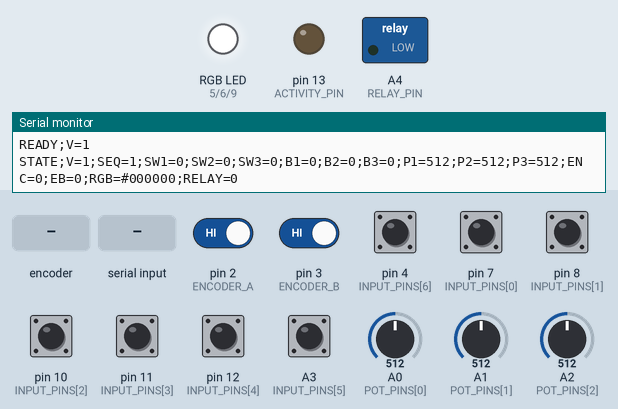
This sketch was run on a simulated Arduino Uno, built with avr-gcc and run on an emulated ATmega328P. Shown: switched loads named in the sketch (green lamp = pin HIGH), an RGB LED mixed from three pins (HIGH = lit), output pins drawn as LEDs (lit = HIGH), the last lines printed to the serial monitor. Dashed ring = blinking. The test bench sets the inputs (shaded band); at power-on: A3 (INPUT_PINS[5]), pin 2 (ENCODER_A), pin 3 (ENCODER_B), pin 4 (INPUT_PINS[6]), pin 7 (INPUT_PINS[0]), pin 8 (INPUT_PINS[1]), pin 10 (INPUT_PINS[2]), pin 11 (INPUT_PINS[3]), pin 12 (INPUT_PINS[4]) HIGH, A0 (POT_PINS[0]) = 512, A1 (POT_PINS[1]) = 512, A2 (POT_PINS[2]) = 512.

Above: at 1.2 s.
1.3 s: rotary encoder on pin 2 (ENCODER_A) / pin 3 (ENCODER_B) turned 3 steps (first pin leading)
At 1.48 s:
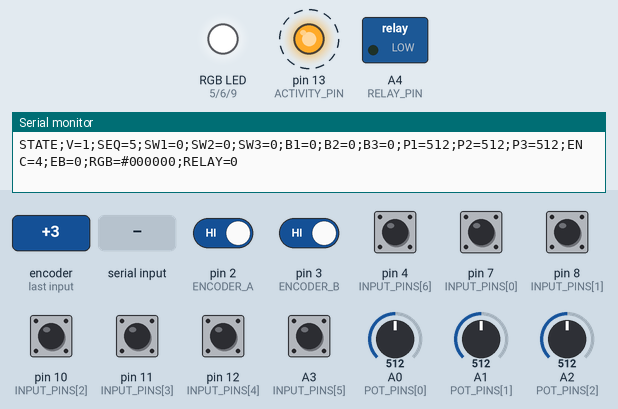
3.4 s: "0\n" received over Serial
At 4.4 s:
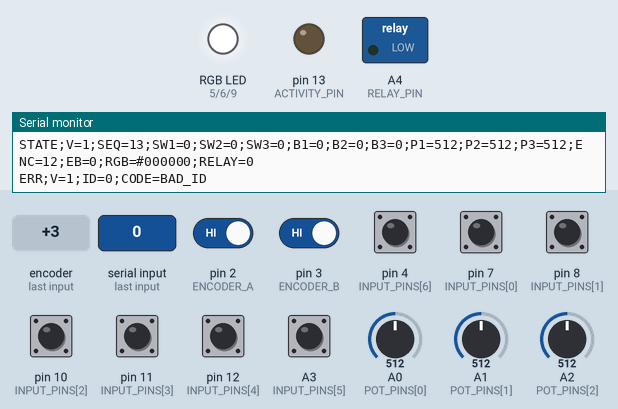
Timing chart, 0 to 6.4 s (numbered marks = the images above; inputs shaded):
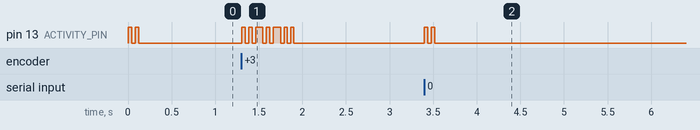

The sketch:

uno-r3-demo-cods.ino
```cpp
/*
  TOTEM LAB MCP CONTROL — ARDUINO KODA SKAIDROJUMS
  ================================================

  Prezentācijas kopija ar paskaidrojumiem latviešu valodā.
  Iešūšanai izmanto programmu mapē Projects/totem-mcp/firmware/totem_uno/.

  Aparatūra:
    - TotemDuino v1.9 — Arduino Uno R3 saderīga ATmega328P plate;
    - Totem MiniLab IO Side Panel v1.7.

  Programmas uzdevumi:
    1. Nolasīt 3 slēdžus, 3 pogas, 3 potenciometrus un enkoderi.
    2. Par izmaiņām uzreiz ziņot datoram pa USB Serial.
    3. No datora saņemt RGB LED un releja vadības komandas.
    4. Ar D13 LED parādīt seriālo datu apmaiņu.

  Divi datu virzieni:

    PANELIS → Arduino → USB Serial → Go MCP serveris → bridge → Codex CLI
    Codex → Go MCP serveris → USB Serial → Arduino → RGB/relejs

  Šajā failā iekļautas arī sākotnējā types.h datu struktūras, lai visu
  prezentācijā varētu izlasīt vienuviet. Demo fails nav paredzēts iešūšanai.
*/

#include <Arduino.h>       // Arduino funkcijas: pinMode, analogRead, Serial utt.
#include <avr/pgmspace.h> // PSTR glabā teksta sagataves Flash, taupot 2 KB SRAM.
#include <stdint.h>       // Fiksēta izmēra skaitļu tipi: uint8_t, uint32_t utt.
#include <stdio.h>        // snprintf_P teksta formatēšanai.
#include <stdlib.h>       // abs potenciometru starpības aprēķinam.
#include <string.h>       // strcmp, strncmp un strlen komandu apstrādei.

/*
  DATU STRUKTŪRAS
  ---------------
*/

// Mehānisks kontakts nospiešanas brīdī īslaicīgi "dreb". Debouncer glabā
// nefiltrēto un apstiprināto stāvokli, lai viena nospiešana nekļūtu par vairākām.
struct Debouncer {
  bool raw;           // Tūlītējais elektriskais lasījums.
  bool stable;        // Stāvoklis, kas bijis nemainīgs vismaz DEBOUNCE_MS.
  uint32_t changedAt; // Laiks, kad raw pēdējo reizi mainījās.
};

// Viena pilna paneļa stāvokļa kopija.
struct Snapshot {
  // Biti 0..2: slēdži A/B/C; 3..5: pogas A/B/C; 6: enkodera poga.
  uint8_t bits;
  uint16_t pots[3];         // Potenciometri 0..1023.
  int32_t encoder;          // Enkodera uzkrātais kustības skaitītājs.
  uint8_t red, green, blue, relay; // RGB 0..255; relejs 0 vai 1.
};

// Ziņojumu tipi, kurus Arduino var nosūtīt datoram.
enum FrameKind : uint8_t {
  READY_FRAME, // Plate ir startējusies.
  STATE_FRAME, // Fiziskā paneļa stāvoklis ir mainījies.
  ACK_FRAME,   // Datora komanda izpildīta.
  ERROR_FRAME, // Datora komanda nav derīga.
  GAP_FRAME    // Rinda pārpildījās un daži stāvokļi tika zaudēti.
};

enum ErrorCode : uint8_t {
  BAD_COMMAND,   // Nezināma komanda vai nepareizs lauku skaits.
  BAD_ID,        // ID nav derīgs pozitīvs skaitlis.
  BAD_VALUE,     // RGB vai releja vērtība nav derīga.
  BAD_VERSION,   // Komandā nav atbalstītā V=1.
  LINE_TOO_LONG, // Komanda neietilpst saņemšanas buferī.
  BAD_CHAR       // Komandā ir neatļauta vadības rakstzīme.
};

// Viens nosūtīšanai sagatavots ziņojums.
struct Frame {
  Snapshot state;
  uint32_t seq; // Secības numurs palīdz datoram pamanīt iztrūkumu.
  uint32_t id;  // Komandas ID; GAP gadījumā — zaudēto kadru skaits.
  uint8_t kind;
  uint8_t error;
};

/*
  LAIKI UN JUTĪBA
  ----------------

  Tie ir projekta iestatījumi, nevis ražotāja noteiktas vērtības.
*/

const uint32_t BAUD_RATE = 115200;     // USB Serial ātrums.
const uint16_t DEBOUNCE_MS = 15;       // Kontakta drebēšanas filtrs.
const uint16_t POT_SAMPLE_MS = 20;     // Potenciometrus lasa 50 reizes sekundē.
const uint16_t POT_DELTA = 4;          // Mazākas ADC svārstības uzskata par troksni.
const uint16_t ENCODER_REPORT_MS = 10; // Enkodera ziņošanas intervāls.
const uint16_t LED_BLINK_MS = 40;      // D13 mirgošanas solis.
const uint16_t LED_ACTIVITY_MS = 120;  // Pēc 120 ms klusuma D13 nodziest.
const int8_t ENCODER_DIRECTION = 1;    // Maina uz -1, ja virziens jāapgriež.

/*
  PIESLĒGUMI
  ----------

  Slēdži: A=D7, B=D8, C=D10
  Pogas:  A=D11, B=D12, C=A3
  Enkodera poga: D4
  Potenciometri: A=A0, B=A1, C=A2
  RGB: R=D5, G=D6, B=D9
  Relejs: A4
  Enkodera kanāli: A=D2, B=D3
  Datu aktivitātes LED: D13
*/

// Secība atbilst Snapshot.bits bitiem 0..6.
const uint8_t INPUT_PINS[7] = {7, 8, 10, 11, 12, A3, 4};
const uint8_t POT_PINS[3] = {A0, A1, A2};
const uint8_t RGB_R = 5, RGB_G = 6, RGB_B = 9;
const uint8_t RELAY_PIN = A4, ACTIVITY_PIN = 13;
const uint8_t ENCODER_A = 2, ENCODER_B = 3;

void stateFrame(uint8_t kind, uint32_t id = 0);

/*
  DARBA ATMIŅA
  ------------
*/

// 16 vietu riņķveida rinda ļauj turpināt nolasīt paneli, kamēr iepriekšējie
// ziņojumi vēl tiek sūtīti. Uno atmiņa ir maza, tāpēc rinda nav neierobežota.
const uint8_t QUEUE_SIZE = 16;
Frame queue[QUEUE_SIZE];
uint8_t queueHead = 0, queueCount = 0;

Debouncer inputs[7];
Snapshot current = {}; // Jaunākais pilnais stāvoklis; sākumā viss ir 0.

// volatile vajadzīgs, jo encoderInterrupt() šīs vērtības maina ārpus loop().
volatile uint32_t encoderTicks = 0;
volatile uint8_t encoderPhase = 0;

uint32_t sequence = 0, lostFrames = 0;
uint32_t lastPotSample = 0, lastEncoderReport = 0;

// Viena saņemtā komanda drīkst būt līdz 79 simboliem un nosūtāmā atbilde
// līdz 239 simboliem. Pēdējā vieta paliek C virknes beigu '\0' simbolam.
char receiveBuffer[80];
uint8_t receiveLength = 0;
bool discardLine = false;
uint8_t discardError = LINE_TOO_LONG;

char transmitBuffer[240];
uint16_t transmitLength = 0, transmitPosition = 0;

uint32_t lastActivity = 0, lastLEDToggle = 0;
bool trafficSeen = false, ledOn = false;

/*
  ENKODERS
  --------

  D2 un D3 pārtraukumi šo funkciju izsauc pie katras A vai B signāla malas.
  Tabula no iepriekšējās un jaunās AB fāzes nosaka kustības virzienu.
*/
void encoderInterrupt() {
  static const int8_t transitions[16] = {
    0, -1, 1, 0,
    1, 0, 0, -1,
    -1, 0, 0, 1,
    0, 1, -1, 0
  };

  const uint8_t phase =
      (digitalRead(ENCODER_A) << 1) | digitalRead(ENCODER_B);
  const int8_t delta =
      transitions[(encoderPhase << 2) | phase] * ENCODER_DIRECTION;

  // Viena derīga elektriskā pāreja ir viens skaitījums; tas nav obligāti
  // viens mehānisks enkodera klikšķis.
  encoderTicks += delta;
  encoderPhase = phase;
}

// ATmega328P ir 8 bitu procesors. Uz īsu brīdi izslēdz pārtraukumus, lai
// 32 bitu vērtība kopēšanas vidū netiktu daļēji izmainīta.
int32_t readEncoder() {
  noInterrupts();
  const uint32_t value = encoderTicks;
  interrupts();
  return static_cast<int32_t>(value);
}

/*
  D13 DATU AKTIVITĀTES LED
  -----------------------

  Katra saņemta vai nosūtīta baita laikā activity() atjauno aktivitātes laiku.
  updateLED() mirgo bez delay(), tāpēc pārējā programma netiek apturēta.
*/
void activity() {
  const uint32_t now = millis();
  if (!trafficSeen ||
      static_cast<uint32_t>(now - lastActivity) >= LED_ACTIVITY_MS) {
    ledOn = true;
    digitalWrite(ACTIVITY_PIN, HIGH);
    lastLEDToggle = now;
  }
  trafficSeen = true;
  lastActivity = now;
}

void updateLED() {
  const uint32_t now = millis();
  if (!trafficSeen ||
      static_cast<uint32_t>(now - lastActivity) >= LED_ACTIVITY_MS) {
    ledOn = false;
    digitalWrite(ACTIVITY_PIN, LOW);
  } else if (static_cast<uint32_t>(now - lastLEDToggle) >= LED_BLINK_MS) {
    ledOn = !ledOn;
    digitalWrite(ACTIVITY_PIN, ledOn ? HIGH : LOW);
    lastLEDToggle = now;
  }
}

/*
  RGB UN RELEJS
  -------------

  Paneļa RGB kanāli ir aktīvi ar zemu līmeni. Tāpēc lietotāja 255 jeb pilnu
  spilgtumu Arduino PWM izvada kā 0, bet izslēgtu 0 — kā 255.
*/
void applyOutputs() {
  analogWrite(RGB_R, 255 - current.red);
  analogWrite(RGB_G, 255 - current.green);
  analogWrite(RGB_B, 255 - current.blue);
  digitalWrite(RELAY_PIN, current.relay ? HIGH : LOW);
}

/*
  NOSŪTĀMO ZIŅOJUMU RINDA
  -----------------------
*/
bool enqueue(const Frame &frame) {
  if (queueCount == QUEUE_SIZE) return false;
  queue[(queueHead + queueCount) % QUEUE_SIZE] = frame;
  ++queueCount;
  return true;
}

// STATE un ACK vienmēr satur pilnu stāvokli, nevis tikai mainīto lauku.
void stateFrame(uint8_t kind, uint32_t id) {
  Frame frame = {};
  frame.kind = kind;
  frame.id = id;
  frame.seq = ++sequence;
  frame.state = current;
  if (!enqueue(frame) && lostFrames != UINT32_MAX) ++lostFrames;
}

void errorFrame(uint32_t id, uint8_t code) {
  Frame frame = {};
  frame.kind = ERROR_FRAME;
  frame.id = id;
  frame.error = code;
  // pumpReceive() lasa komandas tikai tad, kad rindā ir brīva vieta.
  enqueue(frame);
}

/*
  KOMANDU PALĪGFUNKCIJAS
  ---------------------
*/

// Pieņem tikai pozitīvu decimālu uint32_t bez pārpildes.
bool parseID(const char *text, uint32_t &value) {
  if (!text || !*text) return false;
  value = 0;
  while (*text) {
    if (*text < '0' || *text > '9') return false;
    const uint8_t digit = *text++ - '0';
    if (value > (UINT32_MAX - digit) / 10) return false;
    value = value * 10 + digit;
  }
  return value != 0;
}

// Pārvērš vienu 0..9, a..f vai A..F simbolu skaitlī 0..15.
int8_t hexDigit(char c) {
  if (c >= '0' && c <= '9') return c - '0';
  if (c >= 'a' && c <= 'f') return c - 'a' + 10;
  if (c >= 'A' && c <= 'F') return c - 'A' + 10;
  return -1;
}

/*
  DATORA KOMANDU APSTRĀDE
  ----------------------

  Atļautie formāti:

    GET;V=1;ID=1
    RGB;V=1;ID=2;VALUE=#FF0000
    RELAY;V=1;ID=3;VALUE=1

  V=1 ir seriālā protokola versija. ID ļauj datoram saprast, kuru komandu
  apstiprina saņemtais ACK. Nederīgus vai liekus laukus noraida.
*/
void command(char *line) {
  char *tokens[5] = {};
  uint8_t count = 0;
  tokens[count++] = line;

  // Semikolus aizstāj ar '\0', sadalot vienu buferi atsevišķās C virknēs.
  for (char *p = line; *p; ++p) {
    if (*p == ';') {
      *p = '\0';
      if (count == 5) {
        errorFrame(0, BAD_COMMAND);
        return;
      }
      tokens[count++] = p + 1;
    }
  }

  uint32_t id = 0;
  if (count < 3 ||
      strncmp(tokens[2], "ID=", 3) ||
      !parseID(tokens[2] + 3, id)) {
    errorFrame(0, BAD_ID);
    return;
  }
  if (strcmp(tokens[1], "V=1")) {
    errorFrame(id, BAD_VERSION);
    return;
  }

  // GET neko nemaina; tas atgriež jaunāko pilno stāvokli.
  if (!strcmp(tokens[0], "GET") && count == 3) {
    current.encoder = readEncoder();
    stateFrame(ACK_FRAME, id);
    return;
  }

  if (count != 4 || strncmp(tokens[3], "VALUE=", 6)) {
    errorFrame(id, BAD_COMMAND);
    return;
  }
  const char *value = tokens[3] + 6;

  if (!strcmp(tokens[0], "RGB")) {
    // Krāsai jābūt #RRGGBB formā ar sešiem heksadecimāliem cipariem.
    if (strlen(value) != 7 || value[0] != '#') {
      errorFrame(id, BAD_VALUE);
      return;
    }
    uint8_t channels[3];
    for (uint8_t i = 0; i < 3; ++i) {
      const int8_t hi = hexDigit(value[1 + 2 * i]),
                   lo = hexDigit(value[2 + 2 * i]);
      if (hi < 0 || lo < 0) {
        errorFrame(id, BAD_VALUE);
        return;
      }
      channels[i] = (hi << 4) | lo;
    }
    current.red = channels[0];
    current.green = channels[1];
    current.blue = channels[2];

  } else if (!strcmp(tokens[0], "RELAY")) {
    if (strcmp(value, "0") && strcmp(value, "1")) {
      errorFrame(id, BAD_VALUE);
      return;
    }
    current.relay = value[0] - '0';

  } else {
    errorFrame(id, BAD_COMMAND);
    return;
  }

  applyOutputs();
  current.encoder = readEncoder();

  // ACK apstiprina Arduino piemēroto programmas vērtību. Tas nav optisks
  // LED spilgtuma vai releja mehāniskā kontakta atgriezeniskais mērījums.
  stateFrame(ACK_FRAME, id);
}

/*
  SERIĀLO DATU SAŅEMŠANA
  ----------------------

  Baitus krāj līdz '\n'. '\r' ignorē, tāpēc der gan LF, gan CRLF rindas.
  Neatļautu vai pārāk garu rindu izlaiž līdz beigām un atbild ar kļūdu.
*/
void pumpReceive() {
  while (Serial.available() && queueCount < QUEUE_SIZE) {
    const char c = Serial.read();
    activity();
    if (c == '\r') continue;

    if (c == '\n') {
      if (discardLine) errorFrame(0, discardError);
      else if (receiveLength) {
        receiveBuffer[receiveLength] = '\0';
        command(receiveBuffer);
      }
      receiveLength = 0;
      discardLine = false;

    } else if (!discardLine) {
      if (c < 32 || c > 126) { discardLine = true; discardError = BAD_CHAR; }
      else if (receiveLength == sizeof(receiveBuffer) - 1) { discardLine = true; discardError = LINE_TOO_LONG; }
      else receiveBuffer[receiveLength++] = c;
    }
  }
}

/*
  ZIŅOJUMA FORMATĒŠANA
  --------------------

  READY paziņo startu. STATE satur pilnu stāvokli pēc starta, izmaiņas vai
  sinhronizācijas. ACK apstiprina komandu. ERR apraksta kļūdu. GAP brīdina,
  ka rindas pārpildes dēļ izlaisti kadri.

  Lauku saīsinājumi: SW=slēdzis, B=poga, P=potenciometrs, ENC=enkoders,
  EB=enkodera poga, RGB=krāsa un RELAY=relejs.
*/
void formatFrame(const Frame &frame) {
  int n = 0;

  if (frame.kind == READY_FRAME) {
    n = snprintf_P(
        transmitBuffer, sizeof(transmitBuffer), PSTR("READY;V=1\n"));

  } else if (frame.kind == GAP_FRAME) {
    n = snprintf_P(
        transmitBuffer, sizeof(transmitBuffer),
        PSTR("GAP;V=1;LOST=%lu\n"),
        static_cast<unsigned long>(frame.id));

  } else if (frame.kind == ERROR_FRAME) {
    const char *codes[] = {
      "BAD_COMMAND", "BAD_ID", "BAD_VALUE",
      "BAD_VERSION", "LINE_TOO_LONG", "BAD_CHAR"
    };
    n = snprintf_P(
        transmitBuffer, sizeof(transmitBuffer),
        PSTR("ERR;V=1;ID=%lu;CODE=%s\n"),
        static_cast<unsigned long>(frame.id), codes[frame.error]);

  } else {
    const Snapshot &s = frame.state;
    const bool ack = frame.kind == ACK_FRAME;
    n = snprintf_P(
        transmitBuffer, sizeof(transmitBuffer),
        PSTR("%s;V=1;SEQ=%lu;SW1=%u;SW2=%u;SW3=%u;B1=%u;B2=%u;B3=%u;P1=%u;P2=%u;P3=%u;ENC=%ld;EB=%u;RGB=#%02X%02X%02X;RELAY=%u"),
        ack ? "ACK" : "STATE", static_cast<unsigned long>(frame.seq),
        (s.bits >> 0) & 1, (s.bits >> 1) & 1, (s.bits >> 2) & 1,
        (s.bits >> 3) & 1, (s.bits >> 4) & 1, (s.bits >> 5) & 1,
        s.pots[0], s.pots[1], s.pots[2], static_cast<long>(s.encoder),
        (s.bits >> 6) & 1, s.red, s.green, s.blue, s.relay);

    if (n > 0 && n < static_cast<int>(sizeof(transmitBuffer))) {
      if (ack) n += snprintf_P(
          transmitBuffer + n, sizeof(transmitBuffer) - n,
          PSTR(";ID=%lu\n"), static_cast<unsigned long>(frame.id));
      else n += snprintf_P(
          transmitBuffer + n, sizeof(transmitBuffer) - n, PSTR("\n"));
    }
  }

  // Ja teksts neietilptu buferī, nenosūta nepilnu protokola rindu.
  transmitLength =
      n > 0 && n < static_cast<int>(sizeof(transmitBuffer)) ? n : 0;
  transmitPosition = 0;
}

/*
  SERIĀLO DATU NOSŪTĪŠANA
  -----------------------

  Atbildi sūta pa daļām atbilstoši brīvajai Serial bufera vietai. Programma
  negaida visas rindas nosūtīšanu un turpina apkalpot fizisko paneli.
*/
void pumpTransmit() {
  if (transmitPosition == transmitLength && queueCount) {
    formatFrame(queue[queueHead]);
    queueHead = (queueHead + 1) % QUEUE_SIZE;
    --queueCount;
  }
  while (transmitPosition < transmitLength &&
         Serial.availableForWrite() > 0) {
    Serial.write(
        static_cast<uint8_t>(transmitBuffer[transmitPosition++]));
    activity();
  }
}

/*
  PANEĻA NOLASĪŠANA
  -----------------

  Digitālajiem kontaktiem LOW nozīmē aktīvu stāvokli. Potenciometru mazās
  svārstības filtrē. Enkodera skaitītāju pārbauda ik pēc 10 ms. Ja kaut kas
  mainījies, izveido vienu STATE ar visu jauno stāvokli.
*/
void scanInputs() {
  const uint32_t now = millis();
  bool changed = false;

  // Slēdži, pogas un enkodera poga.
  for (uint8_t i = 0; i < 7; ++i) {
    const bool pressed = digitalRead(INPUT_PINS[i]) == LOW;
    if (pressed != inputs[i].raw) {
      inputs[i].raw = pressed;
      inputs[i].changedAt = now;
    }
    if (pressed != inputs[i].stable &&
        static_cast<uint32_t>(now - inputs[i].changedAt) >= DEBOUNCE_MS) {
      inputs[i].stable = pressed;
      if (pressed) current.bits |= 1 << i; else current.bits &= ~(1 << i);
      changed = true;
    }
  }

  // Potenciometri 0..1023. Galapunktus 0 un 1023 pieņem arī pie mazas
  // starpības, lai būtu iespējami precīzi 0% un 100%.
  if (static_cast<uint32_t>(now - lastPotSample) >= POT_SAMPLE_MS) {
    lastPotSample = now;
    for (uint8_t i = 0; i < 3; ++i) {
      const uint16_t sample = analogRead(POT_PINS[i]);
      const int difference =
          static_cast<int>(sample) - static_cast<int>(current.pots[i]);
      if (abs(difference) >= POT_DELTA ||
          ((sample == 0 || sample == 1023) && sample != current.pots[i])) {
        current.pots[i] = sample; changed = true;
      }
    }
  }

  if (static_cast<uint32_t>(now - lastEncoderReport) >= ENCODER_REPORT_MS) {
    lastEncoderReport = now;
    const int32_t value = readEncoder();
    if (value != current.encoder) { current.encoder = value; changed = true; }
  }

  if (changed) stateFrame(STATE_FRAME);
}

/*
  SETUP — IZPILDĀS VIENU REIZI
  ----------------------------

  Vispirms uzstāda drošus izeju līmeņus, pēc tam sagatavo ieejas, enkodera
  pārtraukumus un Serial. Beigās rindā ieliek READY un sākuma STATE.
*/
void setup() {
  // Relejs startā izslēgts.
  digitalWrite(RELAY_PIN, LOW);
  pinMode(RELAY_PIN, OUTPUT);

  // Aktīvi-zemais RGB startā izslēgts.
  digitalWrite(RGB_R, HIGH);
  digitalWrite(RGB_G, HIGH);
  digitalWrite(RGB_B, HIGH);
  pinMode(RGB_R, OUTPUT);
  pinMode(RGB_G, OUTPUT);
  pinMode(RGB_B, OUTPUT);

  digitalWrite(ACTIVITY_PIN, LOW);
  pinMode(ACTIVITY_PIN, OUTPUT);

  for (uint8_t i = 0; i < 7; ++i) {
    // Pirmajām sešām ieejām izmanto iekšējo pull-up, bet
    // enkodera pogai D4 — parastu INPUT atbilstoši paneļa pieslēgumam.
    pinMode(INPUT_PINS[i], i == 6 ? INPUT : INPUT_PULLUP);
    inputs[i].raw =
        inputs[i].stable = digitalRead(INPUT_PINS[i]) == LOW;
    if (inputs[i].stable) current.bits |= 1 << i;
  }

  for (uint8_t i = 0; i < 3; ++i) current.pots[i] = analogRead(POT_PINS[i]);

  pinMode(ENCODER_A, INPUT);
  pinMode(ENCODER_B, INPUT);
  encoderPhase =
      (digitalRead(ENCODER_A) << 1) | digitalRead(ENCODER_B);
  attachInterrupt(
      digitalPinToInterrupt(ENCODER_A), encoderInterrupt, CHANGE);
  attachInterrupt(
      digitalPinToInterrupt(ENCODER_B), encoderInterrupt, CHANGE);

  applyOutputs();
  Serial.begin(BAUD_RATE);

  Frame ready = {};
  ready.kind = READY_FRAME;
  enqueue(ready);
  stateFrame(STATE_FRAME);
}

/*
  LOOP — ATKĀRTOJAS NEPĀRTRAUKTI
  -----------------------------

  Nav delay(), tāpēc sūtīšana, nolasīšana, komandu saņemšana un LED
  indikācija regulāri saņem izpildes laiku.
*/
void loop() {
  pumpTransmit(); // Turpina nosūtīt rindas vecāko ziņojumu.
  scanInputs();   // Nolasa fizisko paneli.

  // Pēc rindas pārpildes nosūta GAP un jaunu pilnu STATE, lai dators varētu
  // atjaunot pareizu stāvokli arī tad, ja starpstāvokļi tika zaudēti.
  if (lostFrames && queueCount <= QUEUE_SIZE - 2) {
    Frame gap = {};
    gap.kind = GAP_FRAME;
    gap.id = lostFrames;
    lostFrames = 0;
    enqueue(gap);
    stateFrame(STATE_FRAME);
  }

  pumpReceive();  // Pieņem GET, RGB un RELAY komandas.
  pumpTransmit(); // Ļauj tikko izveidotu ACK sākt sūtīt uzreiz.
  updateLED();    // Atjaunina D13 bez programmas aizturēšanas.
}

/*
  ĪSS PIEMĒRS
  ------------

  Dators nosūta:

    RGB;V=1;ID=25;VALUE=#FF0000

  Arduino pārbauda komandu, ieslēdz sarkano kanālu un atbild:

    ACK;V=1;SEQ=42;SW1=0;SW2=0;SW3=0;B1=0;B2=0;B3=0;
    P1=427;P2=194;P3=849;ENC=0;EB=0;RGB=#FF0000;RELAY=0;ID=25

  Šeit garais ACK pārskatāmībai parādīts vairākās rindās. Pa USB tas ir viens
  ziņojums vienā rindā līdz noslēdzošajam '\n'.

  Ja cilvēks nospiež paneļa pogu, Arduino pēc 15 ms filtra pats nosūta
  STATE. Datoram nav periodiski jājautā, vai fiziskais panelis mainījies.

  Visa būtība vienā teikumā:
  Arduino tieši apkalpo aparatūru, bet Go MCP serveris šo seriālo protokolu
  pārvērš Codex saprotamos stāvokļos, notikumos un vadības rīkos.
*/

// =========================== FAILA BEIGAS ===========================
```

Measured:
- after the input at 1.3 s, pin 13 (ACTIVITY_PIN): alternates HIGH for 0.04 s and LOW for 0.04 s, 14 changes in all, then stays LOW, starting at once
- after the input at 3.4 s, pin 13 (ACTIVITY_PIN): alternates HIGH for 0.04 s and LOW for 0.04 s, 4 changes in all, then stays LOW, starting at once
- by itself, pin 13 (ACTIVITY_PIN): alternates HIGH for 0.04 s and LOW for 0.04 s, 4 changes in all, then stays LOW
